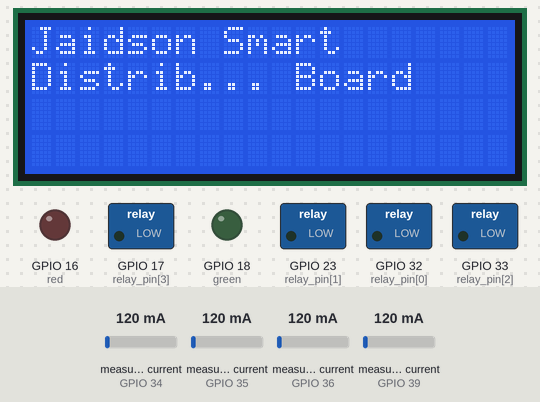
A sketch run on a simulated ESP32. Parts: 20×4 character LCD, switched loads named in the sketch (green lamp = pin HIGH), output pins drawn as LEDs (lit = HIGH). The inputs (shaded band) are chosen by the test bench; at power-on: measured current (sensors on GPIO 34, GPIO 35, GPIO 36, GPIO 39) 120 mA. WiFi joins after 1.5 s; servers stay silent unless stated; uploads are accepted with an empty reply; what the sketch prints to the serial monitor is not drawn.

Above: at 0.1 s.
At 3.2 s:
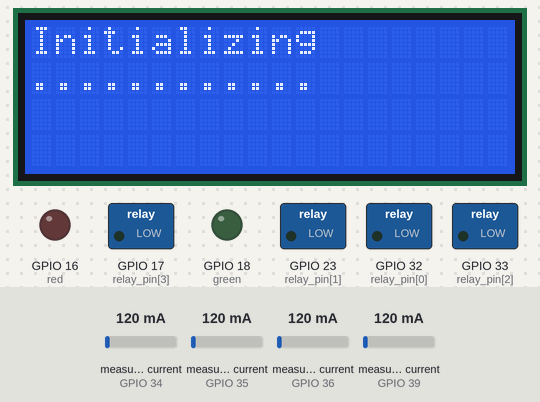
At 6.7 s:
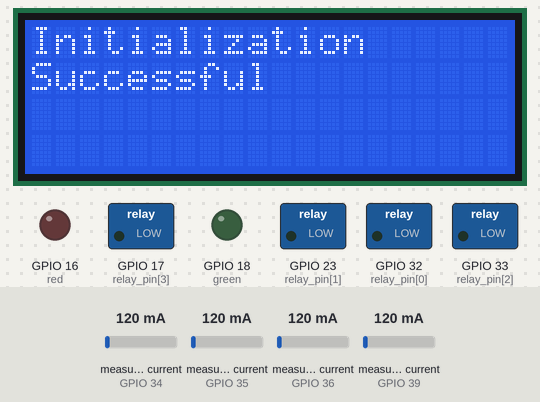
At 20.6 s:
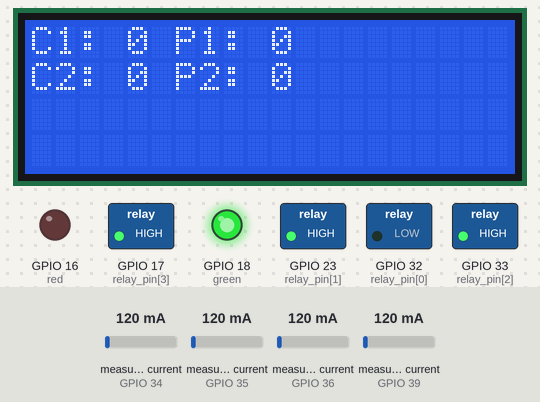
At 32.8 s:
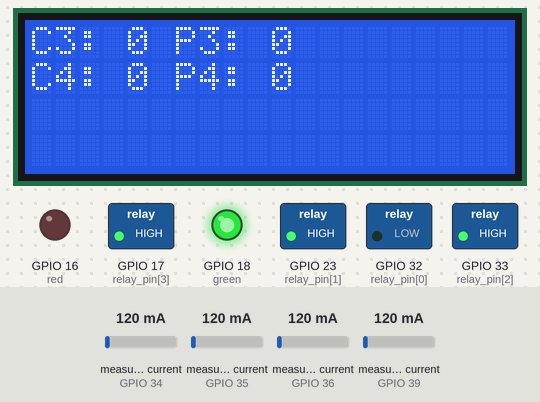
Timing chart, 0 to 34.3 s (numbered marks = the images above):
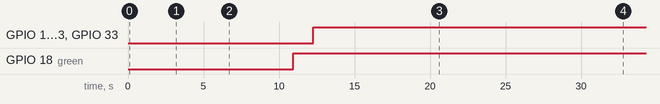

Measured:
- by itself, GPIO 17 (relay_pin[3]), GPIO 23 (relay_pin[1]), GPIO 33 (relay_pin[2]): LOW → HIGH at 12.3 s
- by itself, GPIO 18 (green): LOW → HIGH at 11.0 s
- what the display in image 1 shows lasts 3.6 s, from 3.1 s to 6.7 s
- what the display in image 2 shows lasts 3.0 s, from 6.7 s to 9.7 s
- what the display in image 3 shows lasts 12.2 s, from 20.6 s to 32.8 s

The sketch:

monjay.ino
```cpp
//Libraries for ESP32
#include <Wire.h>
#ifdef ESP32
#include <WiFi.h>
#include <HTTPClient.h>
#else
#include <ESP8266WiFi.h>
#include <ESP8266HTTPClient.h>
#include <WiFiClient.h>
#endif

//Used for LCD Screen
#include <Wire.h>
#include <LiquidCrystal_I2C.h>
// Set the LCD address to 0x27 for a 16 chars and 2 line display
//LiquidCrystal_I2C lcd(0x27, 20, 4);
LiquidCrystal_I2C lcd(0x27, 20, 4);

// Replace with your network credentials
const char* ssid = "CSIS.MH";
const char* password = "Omonjade2002";
String serverName = "http://192.168.8.100:5000/";  //"http://www.gpproject.live/";  //http://127.0.0.1:5000 for local dev or set 0.0.0.0 in flask env
const char* api_key = "xdol";
int cloud = 1;
int flag = 1;

int relay_pin[4] = { 32, 23, 33, 17 };
int current_pin[4] = { 35, 39, 34, 36 };
int green = 18;
int red = 16;
int lcdstate = 0;

#include "ACS712.h"
ACS712 ACS1(current_pin[0], 3.3, 4095, 66);
ACS712 ACS2(current_pin[1], 3.3, 4095, 66);
ACS712 ACS3(current_pin[2], 3.3, 4095, 66);
ACS712 ACS4(current_pin[3], 3.3, 4095, 66);

int current_1;
int current_2;
int current_3;
int current_4;
int power_1;
int power_2;
int power_3;
int power_4;

int voltage;

//Voltage Libraries
#include "EmonLib.h"
int voltage_pin = 19;
#define VOLT_CAL 592
EnergyMonitor v;

//Send to Cloud details
unsigned long previous_time = 0;
const unsigned long interval_to_send = 5000;
String response;
String f_response;
String state;
bool fault = 0;

void setup() {
  // put your setup code here, to run once:
  Serial.begin(115200);
  for (int j = 0; j < 4; j++) {
    pinMode(current_pin[j], INPUT);
    pinMode(relay_pin[j], OUTPUT);
  }
  pinMode(voltage_pin, INPUT);
  pinMode(red, OUTPUT);
  pinMode(green, OUTPUT);
  digitalWrite(red, LOW);
  digitalWrite(green, LOW);

  //SYSTEM INIT
  lcd.begin();
  lcd.backlight();
  lcd.clear();
  lcd.setCursor(0, 0);
  lcd.print("Jaidson Smart");
  lcd.setCursor(0, 1);
  lcd.print("Distrib... Board");
  delay(3000);

  lcd.clear();
  lcd.setCursor(0, 0);
  lcd.print("Initializing");
  lcd.setCursor(0, 1);
  lcd.print("............");
  delay(2000);

  //WIFI INIT
  WiFi.begin(ssid, password);
  Serial.println("Connecting");
  while (WiFi.status() != WL_CONNECTED) {
    delay(500);
    Serial.print(".");
  }
  Serial.println("");
  Serial.print("Connected to WiFi network with IP Address: ");
  Serial.println(WiFi.localIP());

  //SYSTEM INIT
  lcd.clear();
  lcd.setCursor(0, 0);
  lcd.print("Initialization");
  lcd.setCursor(0, 1);
  lcd.print("Successful");
  delay(3000);
  lcd.clear();
}

void loop() {

  //If no fault, turn on green light
  String f = send_to_cloud("get_fault"); //fault is a 0 by default
  fault = char(f[0]) - '0';
  if (fault) {
    digitalWrite(green, LOW);
    digitalWrite(red, HIGH);
  } else {
    digitalWrite(red, LOW);
    digitalWrite(green, HIGH);
  }

  // put your main code here, to run repeatedly:
  state = send_to_cloud("get_state");
  state.replace(" ", "");
  state.replace(",", "");
  //byte s = (byte) strtol(state.c_str(), NULL, 2);
  changeState(state);


  voltage = constrain(voltage, 227, 230);

  current_1 = read_current(ACS1);
  power_1 = current_1 * voltage;
  current_2 = read_current(ACS2);
  power_2 = current_2 * voltage;
  current_3 = read_current(ACS3);
  power_3 = current_3 * voltage;
  current_4 = read_current(ACS4);
  power_4 = current_4 * voltage;

  Serial.println(voltage);
  //Print on lcd

if (lcdstate == 0){
  lcd.clear();
  lcd.setCursor(0, 0);
  lcd.print("C1: ");
  lcd.print(current_1);
  lcd.print(" P1: ");
  lcd.print(power_1);

  lcd.setCursor(0, 1);
  lcd.print("C2: ");
  lcd.print(current_2);
  lcd.print(" P2: ");
  lcd.print(power_2);
 lcdstate = 1;
}
else {
  lcd.clear();
  lcd.setCursor(0, 0);
  lcd.print("C3: ");
  lcd.print(current_3);
  lcd.print(" P3: ");
  lcd.print(power_3);

  lcd.setCursor(0, 1);
  lcd.print("C4: ");
  lcd.print(current_4);
  lcd.print(" P4: ");
  lcd.print(power_4);
 lcdstate = 0;
}

  //Send Data to cloud every interval_to_send secs.
  if (cloud) {
    if (millis() - previous_time >= interval_to_send) {
      String detail = "update/key=" + String(api_key)
                      + "/c1=" + String(current_1) + "/c2=" + String(current_2)
                      + "/c3=" + String(current_3) + "/c4=" + String(current_4) + "/v=" + String(voltage);
      send_to_cloud(detail);
      previous_time = millis();
    }
  }
}

float read_current(ACS712 name) {
  float average = 0;
  for (int i = 0; i < 100; i++) {
    average += name.mA_AC();
  }
  float curr = (average / 100.0);
  curr = curr * 1e-3;  //convert from mA to A
  return curr;
}

float read_voltage() {
  v.calcVI(20, 2000);
  float volt = v.Vrms;
  delay(10);
  return volt;
}

void changeState(String s) {
  digitalWrite(relay_pin[0], char(s[0]) - '0');
  digitalWrite(relay_pin[1], char(s[1]) - '0');
  digitalWrite(relay_pin[2], char(s[2]) - '0');
  digitalWrite(relay_pin[3], char(s[3]) - '0');
}

String send_to_cloud(String data) {
  if (WiFi.status() == WL_CONNECTED) {
    HTTPClient http;
    //http://127.0.0.1:5000/update/key=xdol/temp=12/vll=30/vln=3/vne=113/current=13
    // Prepare your HTTP POST request data
    String httpRequestData = data;
    Serial.print("httpRequestData: ");
    Serial.println(httpRequestData);

    http.begin((serverName + httpRequestData).c_str());
    http.addHeader("Content-Type", "application/x-www-form-urlencoded");

    // Send HTTP POST request
    int httpResponseCode = http.GET();
    delay(1100);  //This should give time for the server to process the request.

    if (httpResponseCode > 0) {
      Serial.print("HTTP Response code:");
      if (data == "get_state") {
        response = http.getString();
        return response;
      }
      if (data == "get_fault") {
        f_response = http.getString();
        return f_response;
      }
    } else {
      Serial.print("Error code: ");
      Serial.println(httpResponseCode);
      return String(int(0));
    }
    http.end();
  } else {
    Serial.println("WiFi Disconnected");
  }
}
```
